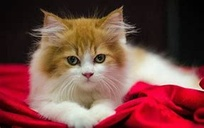
#> input picture TP2_segm-main/Segmentation/cat.jpg, 204 x 128 px, shrunk from 287 x 180 before the run
$ jupyter execute 'clustering .ipynb'   (shell and % lines are left out)   (older library calls are emulated)
#> lines starting #> are read from the running program, lines starting #| are printed output that depends on the picture
# <p style="color:#e320c2" >Introduction: </p>
Le clustering est une méthode d'analyse statistique utilisée pour organiser des données brutes en silos homogènes.

A l'intérieur de chaque grappe, les données sont regroupées selon une caractéristique commune.

L'outil d'ordonnancement est un algorithme qui mesure la proximité entre chaque élément à partir de critères définis.
Exemple de cluster : kameans

[cell 1]
import numpy as np
import cv2
from sklearn.cluster import KMeans
from sklearn.cluster import MiniBatchKMeans
import skimage.io
import matplotlib.pyplot as plt
import matplotlib.image as mpimg

image = mpimg.imread('cat.jpg')
#> image is the input picture: shape (128, 204, 3); mean R, G, B 123.7, 74, 69.1
imgplot = plt.imshow(image)
plt.show()

(h1, w1) = image.shape[:2]
#> h1 = 128; w1 = 204

image = cv2.cvtColor(image, cv2.COLOR_BGR2LAB)
#> image: shape (128, 204, 3); mean of channels 0, 1, 2 86.5, 140.4, 102.9

image = image.reshape((image.shape[0] * image.shape[1], 3))

clt = KMeans(n_clusters = 5)

labels = clt.fit_predict(image)
quant = clt.cluster_centers_.astype("uint8")[labels]

#reshape the feature vectors to images
quant = quant.reshape((h1, w1, 3))
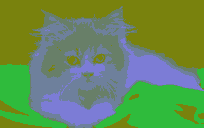
#> quant: shape (128, 204, 3); mean of channels 0, 1, 2 86.1, 139.7, 102.2; drawn as B, G, R
image  = image.reshape((h1, w1, 3))

# convert from L*a*b* to RGB
quant = cv2.cvtColor(quant, cv2.COLOR_LAB2BGR)
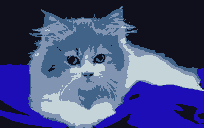
#> quant: shape (128, 204, 3); mean B, G, R 124.3, 75.6, 67.6
image  = cv2.cvtColor(image, cv2.COLOR_LAB2BGR)

cv2.imwrite('cat.png', quant)


cv2.imread('cat.jpg')
cv2.waitKey(0)
cv2.destroyAllWindows()

# <p style="color:#028A93">Partie interactivité Kmeans :</p>

[cell 2]
def segm(k):
    image = cv2.imread('tree.jpg')
    (h1, w1) = image.shape[:2]


    image = cv2.cvtColor(image, cv2.COLOR_BGR2LAB)


    image = image.reshape((image.shape[0] * image.shape[1], 3))


    clt = KMeans(n_clusters = k)


    labels = clt.fit_predict(image)
    quant = clt.cluster_centers_.astype("uint8")[labels]


#reshape the feature vectors to images
    quant = quant.reshape((h1, w1, 3))
    image = image.reshape((h1, w1, 3))


# convert from L*a*b* to RGB
    quant = cv2.cvtColor(quant, cv2.COLOR_LAB2BGR)
    image = cv2.cvtColor(image, cv2.COLOR_LAB2BGR)


    plt.figure(figsize=(5,3))
    cv2.imwrite('cat.jpg', quant)
    return plt.imshow(image)
plt.show()
#interact(segm,k=widgets.IntSlider(min=1, max=3, step=1, value=2));

# <p style="color:#028A93">Partie bruit d'image:</p>
A chaque étape de l'acquisition d'une scène, des perturbations (rayures, poussières, caméra, amplification, quantification) vont détériorer la "qualité" de l'image. Ces perturbations sont regroupées sous le nom de "bruit d'image".
quelques exemples :
<p>"gaussian", "localvar","poisson", "salt", "pepper","s&p", "speckle"</p>

[cell 3]
import skimage.io
import matplotlib.pyplot as plt
img_path="cat.jpg"
img = skimage.io.imread(img_path)/255.0

def plotnoise(img, mode, r, c, i):
#> called with mode = 'gaussian', r = 4, c = 2, i = 1
    plt.subplot(r,c,i)
    if mode is not None:
        gimg = skimage.util.random_noise(img, mode=mode)
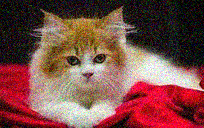
#> gimg: shape (128, 204, 3) float64; mean R, G, B 0.488, 0.303, 0.28
        plt.imshow(gimg)
    else:
        plt.imshow(img)
    plt.title(mode)
    plt.axis("off")

plt.figure(figsize=(18,24))
r=4
c=2
plotnoise(img, "gaussian", r,c,1)
plotnoise(img, "localvar", r,c,2)
#> call 2 of plotnoise, with mode = 'localvar', r = 4, c = 2, i = 2
#> in plotnoise (call 2), `gimg = skimage.util.random_noise(img, mode=mode)`:
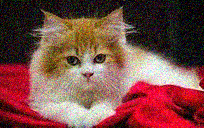
#> gimg: shape (128, 204, 3) float64; mean R, G, B 0.488, 0.303, 0.279
plotnoise(img, "poisson", r,c,3)
plotnoise(img, "salt", r,c,4)
plotnoise(img, "pepper", r,c,5)
#> in plotnoise (call 5), `gimg = skimage.util.random_noise(img, mode=mode)`:
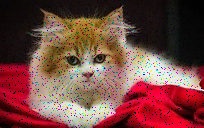
#> gimg: shape (128, 204, 3) float64; mean R, G, B 0.461, 0.276, 0.257
plotnoise(img, "s&p", r,c,6)
#> in plotnoise (call 6), `gimg = skimage.util.random_noise(img, mode=mode)`:
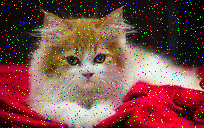
#> gimg: shape (128, 204, 3) float64; mean R, G, B 0.485, 0.302, 0.282
plotnoise(img, "speckle", r,c,7)
#> in plotnoise (call 7), `gimg = skimage.util.random_noise(img, mode=mode)`:
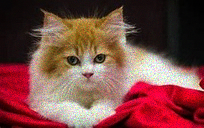
#> gimg: shape (128, 204, 3) float64; mean R, G, B 0.485, 0.29, 0.271
plotnoise(img, None, r,c,8)
plt.show()

# <p style="color:#028A93">Partie bruitage et filtrage de l'image:</p>
dans cette on applique un type de bruit sur l'image cat puis on applique le filtrage

[cell 4]
from skimage.restoration import denoise_tv_chambolle
import skimage.io
import matplotlib.pyplot as plt
# Apply total variation filter denoising
img_path="cat.jpg"
img = skimage.io.imread(img_path)/255.0


def plotnoise(img, mode, r, c, i):
#> called with mode = 's&p', r = 4, c = 2, i = 3
    plt.subplot(r,c,i)
    if mode is not None:
        gimg = skimage.util.random_noise(img, mode=mode)
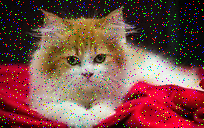
#> gimg: shape (128, 204, 3) float64; mean R, G, B 0.485, 0.302, 0.282
        plt.imshow(gimg)
    else:
        plt.imshow(img)
    plt.title(mode)
    plt.axis("off")


plt.figure(figsize=(20,24))
r=4
c=2
plotnoise(img, "s&p", r,c,3)
plt.show()
denoised_image = denoise_tv_chambolle(img,weight=0.1,multichannel=True)
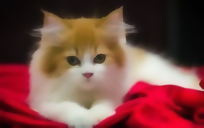
#> denoised_image: shape (128, 204, 3) float64; mean R, G, B 0.485, 0.29, 0.271

plt.imshow(denoised_image)

# <p style="color:#028A93">Partie interactivité  :</p>

[cell 5]
import skimage.io
import matplotlib.pyplot as plt
from ipywidgets import interact, interactive, fixed, interact_manual
import ipywidgets as widgets
img_path="cat.jpg"
img = skimage.io.imread(img_path)/255.0


def plotnoise(mode):
    img_path="cat.jpg"
    img = skimage.io.imread(img_path)/255.0
    #plt.subplot(r,c,i)
    if mode is not None:
        gimg = skimage.util.random_noise(img, mode=mode)
        plt.imshow(gimg)
    else:
        plt.imshow(img)
    plt.title(mode)
    plt.axis("off")


plt.figure(figsize=(18,24))
r=4
c=2
#interaction
interact(plotnoise,mode=["gaussian","localvar","poisson", "salt","pepper","s&p","speckle"]);
#> the sliders are set to mode = gaussian
#> in plotnoise, `gimg = skimage.util.random_noise(img, mode=mode)`:
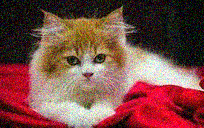
#> gimg: shape (128, 204, 3) float64; mean R, G, B 0.486, 0.303, 0.279


plt.show()
